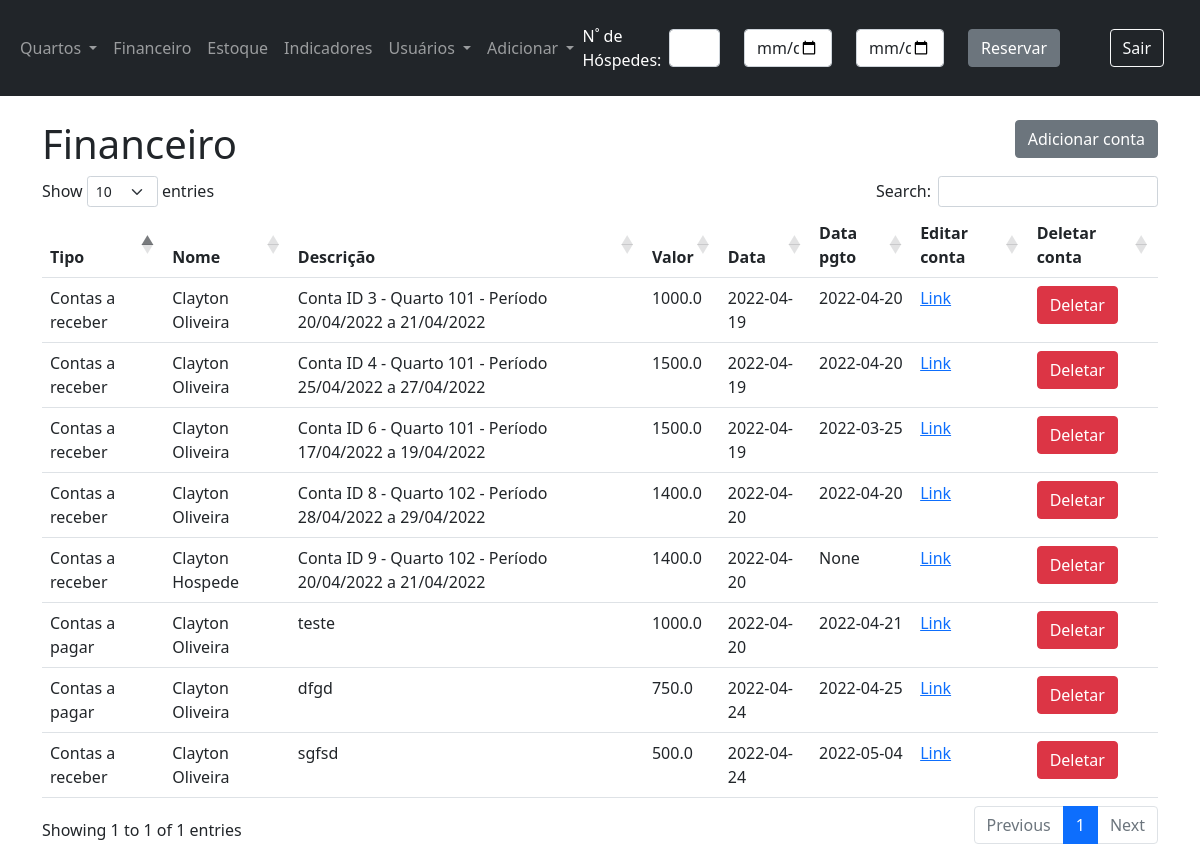
/listar-contas (signed in), run on the app's committed database.
### app/models.py (models this page shows)
class Account(db.Model):
    __tablename__ = 'Account'
    id = db.Column(db.Integer, primary_key=True)
    tipo = db.Column(db.String(20))
    hotel_id = db.Column(db.Integer, db.ForeignKey('Hotels.id'))
    guest_id = db.Column(db.Integer, db.ForeignKey('guests.id'))
    reservation_id = db.Column(db.Integer, db.ForeignKey('reservation.id'))
    descricao = db.Column(db.String(30))
    valor = db.Column(db.Float)
    data_cadastro = db.Column(db.Date, default=dt.now())
    data_pgto = db.Column(db.Date)

class Guest(db.Model):
    __tablename__ = 'guests'
    id = db.Column(db.Integer, primary_key=True)
    hotel_id = db.Column(db.Integer, db.ForeignKey('Hotels.id'))
    address_id = db.Column(db.Integer, db.ForeignKey('Addresses.id'))
    name = db.Column(db.String(50))
    email = db.Column(db.String(50))
    phone = db.Column(db.String(20))
    cpf = db.Column(db.String(15))
    birthday = db.Column(db.DateTime)

### app/views.py (the view)
@app.route('/listar-contas', methods=['GET', 'POST'])
@login_required
def listar_conta_endpoint():
    user_id = g.user.get_id()
    return listar_contas(user_id)

### app/forms.py
class VerificarDisponibilidade(FlaskForm):
    total_guests = IntegerField('Quantidade de hóspedes', validators=[DataRequired()])
    check_in = DateField('Data Entrada', validators=[DataRequired()])
    check_out = DateField('Data Saída', validators=[DataRequired()])
    submeter = SubmitField('Reservar')

### app/models.py (called while the page is built)
    def get_id(self):
        return self.id

    def get_profile(self):
        return self.profile

    def get_hotel_id(self):
        return self.hotel_id

### app/scripts/financeiro.py (called while the page is built)
def listar_contas(user_id):
    user = User.query.filter_by(id=user_id).first()
    hospedes = Guest.query.order_by(Guest.id)
    hoteis = Hotels.query.filter_by(id=user.hotel_id).order_by(Hotels.created_at)
    if user.hotel_id is None:
        hoteis = Hotels.query.filter_by(user_id=user_id).order_by(Hotels.created_at)
    hoteis_id = [hotel.id for hotel in hoteis]
    hotel_choices = dict([(hotel.id, hotel.name) for hotel in hoteis])
    guest_choices = dict([(hospede.id, hospede.name) for hospede in hospedes if hospede.hotel_id in hoteis_id])
    contas = Account.query.filter(Account.hotel_id.in_(hoteis_id)).order_by(Account.id)
    return render_template('lista_contas.html',
                           contas=contas,
                           hotel_choices=hotel_choices,
                           guest_choices=guest_choices,
                           )

### app/views.py (called while the page is built)
@login_manager.user_loader
def load_user(id):
    return User.query.get(int(id))

@app.before_request
def before_request():
    g.user = current_user

@app.context_processor
def navbar():
    form_reserva = VerificarDisponibilidade()
    return dict(form_reserva=form_reserva)

### app/templates/lista_contas.html (shortened to what this page needs)
{% extends 'base.html' %}
{% block content %}
    <div class="mt-4">
        <h1 style="display: inline-block;">Financeiro</h1>
        <a href="{{ url_for('adicionar_conta_endpoint') }}">
            <button type="button" class="btn btn-secondary" data-bs-dismiss="modal"
                    style="float: right">Adicionar conta
            </button>
        </a>
        <br>
    </div>
    <table id="tabela" class="table table-hover">
        <thead>
        <tr>
            <th>Tipo</th>
            <th>Nome</th>
            <th>Descrição</th>
            <th>Valor</th>
            <th>Data</th>
            <th>Data pgto</th>
            <th>Editar conta</th>
            <th>Deletar conta</th>
        </tr>
        </thead>
        <tbody>
        {% for conta in contas %}
            <tr>
                <td>{{ conta.tipo }}</td>
                <td>{{ guest_choices[conta.guest_id] }}</td>
                <td>{{ conta.descricao }}</td>
                <td>{{ conta.valor }}</td>
                <td>{{ conta.data_cadastro }}</td>
                <td>{{ conta.data_pgto }}</td>
                <td><a href="{{ url_for('editar_conta_endpoint', id=conta.id) }}">Link</a></td>
            <td>
                    <button type="button" class="btn btn-danger" data-bs-toggle="modal"
                            data-bs-target="#Modal_{{ conta.id }}"
                            value="{{ conta.id }}" id="user_{{ conta.id }}">
                        Deletar
                    </button>
                </td>
            </tr>
            </tbody>
        {% endfor %}
    </table>
{% endblock %}

### data on the page
Account: tipo "Contas a receber", descricao "Conta ID 3 - Quarto 101 - Período 20/04/2022 a 21/04/2022", valor "1000.0", data_cadastro "2022-04-19", data_pgto "2022-04-20", {{ conta.id }} 1 (drawn)
Guest: name "Clayton Oliveira"
Account: tipo "Contas a receber", descricao "Conta ID 4 - Quarto 101 - Período 25/04/2022 a 27/04/2022", valor "1500.0", data_cadastro "2022-04-19", data_pgto "2022-04-20", {{ conta.id }} 2 (drawn)
Account: tipo "Contas a receber", descricao "Conta ID 6 - Quarto 101 - Período 17/04/2022 a 19/04/2022", valor "1500.0", data_cadastro "2022-04-19", data_pgto "2022-03-25", {{ conta.id }} 3 (drawn)
Account: tipo "Contas a receber", descricao "Conta ID 8 - Quarto 102 - Período 28/04/2022 a 29/04/2022", valor "1400.0", data_cadastro "2022-04-20", data_pgto "2022-04-20", {{ conta.id }} 4 (drawn)
Account: tipo "Contas a receber", descricao "Conta ID 9 - Quarto 102 - Período 20/04/2022 a 21/04/2022", valor "1400.0", data_cadastro "2022-04-20", data_pgto "None", {{ conta.id }} 5 (drawn)
Guest: name "Clayton Hospede"
Account: tipo "Contas a pagar", descricao "teste", valor "1000.0", data_cadastro "2022-04-20", data_pgto "2022-04-21", {{ conta.id }} 6 (drawn)
Account: tipo "Contas a pagar", descricao "dfgd", valor "750.0", data_cadastro "2022-04-24", data_pgto "2022-04-25", {{ conta.id }} 7 (drawn)
Account: tipo "Contas a receber", descricao "sgfsd", valor "500.0", data_cadastro "2022-04-24", data_pgto "2022-05-04", {{ conta.id }} 8 (drawn)
